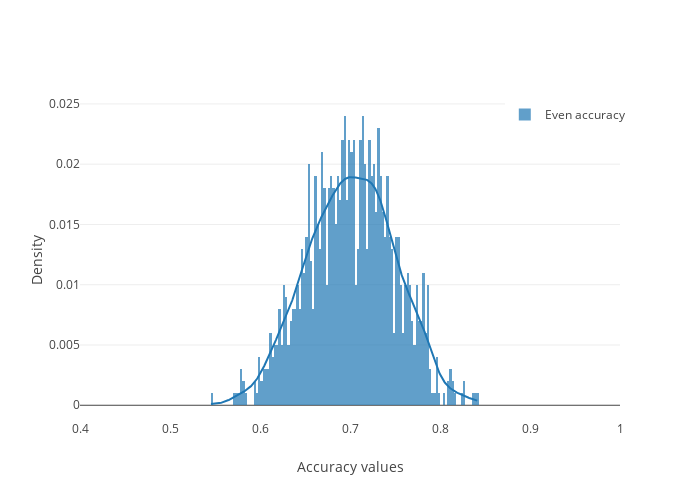

Source (notebook cell):
### Code cell
fig = ff.create_distplot([df_prob_fair[c] for c in df_prob_fair.columns], df_prob_fair.columns, 
                         bin_size = 0.0025, show_rug = False, histnorm = 'probability')
fig.update_layout(height = 500, width = 700,
                  template = 'none',
                  xaxis = {'title': 'Accuracy values', 'tickvals' : [0.1, 0.2, 0.3, 0.4, 0.5, 0.6, 0.7, 0.8, 0.9, 1], 'range' : [0.4,1]},
                  yaxis = {'title': 'Density'})
fig.update_layout(legend = dict(yanchor = "top", 
                                xanchor = "right"))
fig.write_image("images/metric_2.eps")
fig.show()

### Figure 1 — Plotly figure (JSON) as saved in the notebook; plotly's stock layout.template omitted (floating-point values rounded to 4 significant figures; data arrays with more than 128 entries replaced by an {"elided": "..."} marker saying what was removed)
{"data": [{"autobinx": false, "histnorm": "probability", "legendgroup": "Even accuracy", "marker": {"color": "rgb(31, 119, 180)"}, "name": "Even accuracy", "opacity": 0.7, "type": "histogram", "x": {"elided": "1000 float values"}, "xaxis": "x", "xbins": {"end": 0.842, "size": 0.0025, "start": 0.5455}, "yaxis": "y"}, {"legendgroup": "Even accuracy", "marker": {"color": "rgb(31, 119, 180)"}, "mode": "lines", "name": "Even accuracy", "showlegend": false, "type": "scatter", "x": {"elided": "500 float values"}, "xaxis": "x", "y": {"elided": "500 float values"}, "yaxis": "y"}], "layout": {"barmode": "overlay", "height": 500, "hovermode": "closest", "legend": {"traceorder": "reversed", "xanchor": "right", "yanchor": "top"}, "width": 700, "xaxis": {"anchor": "y2", "domain": [0, 1], "range": [0.4, 1], "tickvals": [0.1, 0.2, 0.3, 0.4, 0.5, 0.6, 0.7, 0.8, 0.9, 1], "title": {"text": "Accuracy values"}, "zeroline": false}, "yaxis": {"anchor": "free", "domain": [0, 1], "position": 0, "title": {"text": "Density"}}}}
